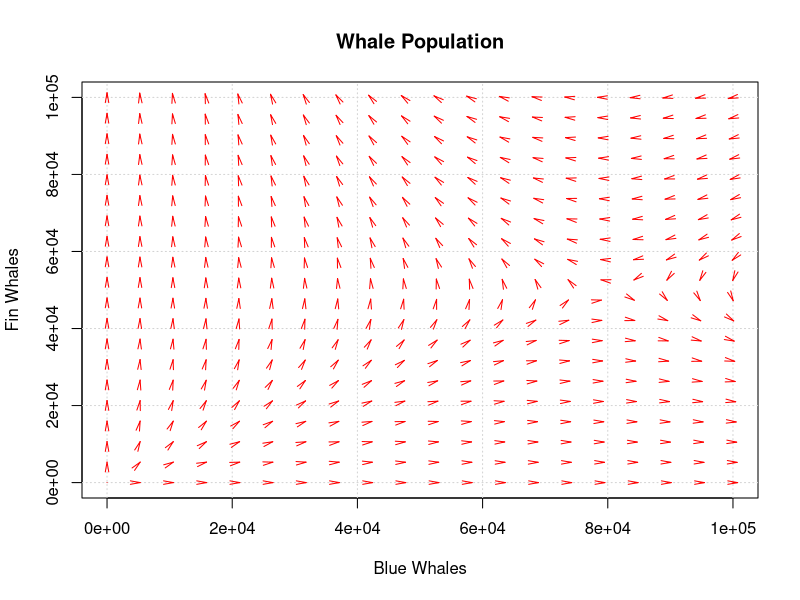
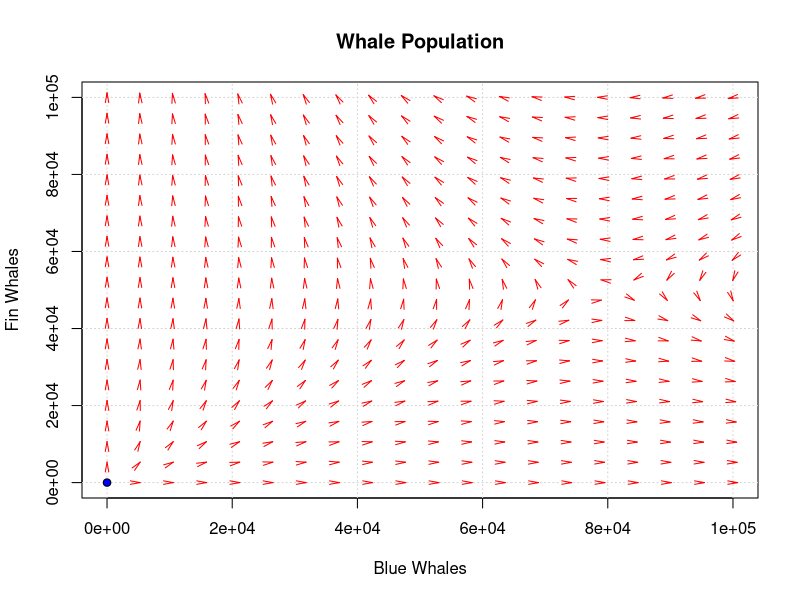

The R source for these figures, in order:
options(warn=-1)
library(pracma)
#### Outer  - create contour plots ####################################
##########################################################################

Outer = function(f,x){
  n1 = length(x[[1]])
  n2 = length(x[[2]])
  res = matrix(0,nrow=n1,ncol=n2)
  rownames(res) = x[[1]]
  colnames(res) = x[[2]]
  for (i in 1:n1){
    for (j in 1:n2){
      res[i,j]=f(c(x[[1]][[i]],x[[2]][[j]]))
    }
  }
  return(res)
}


##########################################################################
#### meshgrid  - used by vector field ####################################
##########################################################################
meshgrid = function(x,y){
  n = length(x)
  m = length(y)
  mat1 = matrix(0,nrow=m,ncol=n)
  mat2 = matrix(0,nrow=m,ncol=n)
  for (i in 1:m){
    mat1[i,]=x
  }
  for (i in 1:n){
    mat2[,i]=y
  }
  ans = list(X=mat1,Y=mat2)
  return (ans)
}

##########################################################################
#### Quiver  - used by vector field ######################################
##########################################################################

quiver <- function(x, y, u, v,
                   scale = 0.05, angle = 10, length = 0.1, ...) {
  stopifnot(is.numeric(x), is.numeric(y), is.numeric(u), is.numeric(v))
  
  arrows(x, y, x+scale*u, y+scale*v, angle=10, length=length, ...)
}

###########################################################################
##### Vector Field ####################
###########################################################################

VectorField = function(fun, xlim, ylim, n = 16,
                       scale = 0.05, col = "darkblue",xlab = "xlim", ylab="ylim",
                       main="",...) {
  stopifnot(is.numeric(xlim), length(xlim) == 2,
            is.numeric(ylim), length(ylim) == 2)
  
  xpts = seq(xlim[1],xlim[2],length.out=n)
  ypts = seq(ylim[1],ylim[2],length.out=n)
  
  M = meshgrid(xpts, ypts)
  
  x = M$X
  y = M$Y
  px=M$X
  py=M$Y
  for (i  in 1:n){
    for (j in 1:n){
      ans = fun(c(xpts[j],ypts[i]))
      px[i,j]=ans[1]
      py[i,j]=ans[2]
    }
  }
  
  
  plot(xlim, ylim, type="n",xlab=xlab,ylab=ylab,main=main); grid()
  quiver(x, y, px, py, scale = scale, col = col, ...)
  #return(list(px=px,py=py))
}

###########################################################################
##### Jacobian of a 2D vector function ####################################
###########################################################################
Jacobian2 = function(f,x0,h=1E-4){
  jax = matrix(0,nrow=2,ncol=2)
  xph = c(x0[1]+h,x0[2]);xmh=c(x0[1]-h,x0[2])
  yph = c(x0[1],x0[2]+h);ymh=c(x0[1],x0[2]-h)
  jax[,1]=(f(xph)-f(xmh))/(2*h)
  jax[,2]=(f(yph)-f(ymh))/(2*h)
  return(jax)
}

###########################################################################
##### Zeros - root finding for a vector function ##########################
###########################################################################
Zeros = function(f,x0,h=1E-4,tol=1E-4){
  i = 1
  p=c(1,1)
  while (Norm(p)>tol & i<100){
    p = solve(Jacobian2(f,x0),-f(x0)) # linear algebra step
    x0 = x0+p
    #print(i)
    #print(x0)
    i=i+1
  }
  return(x0)
}

###########################################################################
##### path - output is the points along a particular dynamic system########
###########################################################################
path = function(f,x0,deltat=0.01,N=1000,tol=1E-4){
  len = length(x0)
  points=matrix(0,ncol=len)
  points[1,] = x0
  n = 0
  p = c(1,1)
  while(Norm(p)>tol & n<N){
    n=n+1
    p = f(x0)*deltat
    x0=x0+p
    points = rbind(points,x0)
  }
  
  rownames(points)=0:n
  return(points)
}

##Problem 4

alpha = 0.000001
f = function(x){c(.05*x[1]-alpha*x[1]*x[2],
                  .08*x[2]-alpha*x[1]*x[2])} #function using simpler growth model

#a Can both whale species coexist? there are 150,000 blue whales and 400,000 fin whales
x0 = c(150000,400000)
ans=VectorField(f,xlim=c(0,100000),ylim=c(0,100000),n=20,
                scale=0.15,col="red",main="Whale Population",xlab="Blue Whales",ylab="Fin Whales")
pts = path(f,x0,N=10000,deltat=.05)
points(pts[,1],pts[,2],type="l")
tail(pts) #yes, the will coexist 


#b Graph vector field and indicate equilibrium points
VectorField(f,xlim=c(0,100000),ylim=c(0,100000),n=20,
            scale=0.15,col="red",main="Whale Population",xlab="Blue Whales",ylab="Fin Whales")
points(0,0,pch=21,bg="blue")

#c Find each equilibrium point and classy as stable or unstable
x0 = c(0,0)
eq1 = Zeros(f,x0)
print(eq1) #equilibrium is at (0,0) and is unstable

#d there are 5,000 blue whales and 70,000 fin whales, what will happen?
x0 = c(5000,70000)
pts = path(f,x0,N=10000,deltat=.05)
tail(pts) #they will keep growing, there is no competition 
